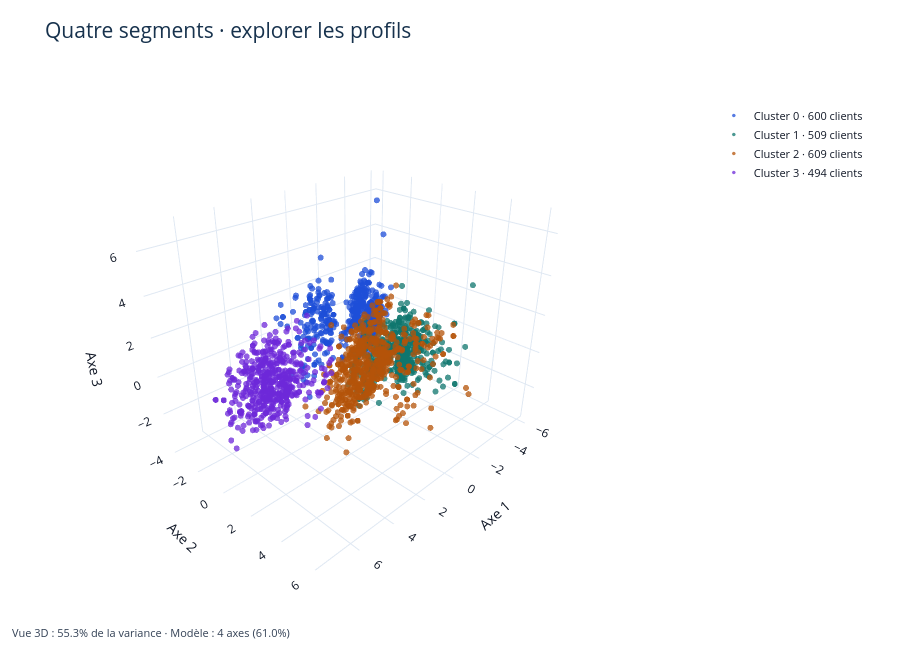

Here is the notebook cell this chart was saved with:
### Markdown cell above
**Explorer les groupes.** Faites tourner le nuage, zoomez et survolez les clients. La légende permet de masquer ou d’isoler un cluster. L’aperçu statique conserve les couleurs et les axes de la vue interactive.

### Code cell
fig = plt.figure(figsize=(10, 7.5))
ax = fig.add_subplot(111, projection="3d")
for groupe in range(4):
    masque = PCA_ds["Clusters"].eq(groupe)
    ax.scatter(x[masque], y[masque], z[masque], s=14, color=pal[groupe], alpha=0.72,
               edgecolors="none", label=f"Cluster {groupe}")
ax.set(xlabel="Axe 1", ylabel="Axe 2", zlabel="Axe 3", title="Quatre segments · projection 3D")
ax.view_init(elev=22, azim=40)
ax.legend(loc="upper left", frameon=True)
note_figure(fig, "Vue 3D : 55,3 % de la variance · Groupes calculés sur 4 axes (61,0 %).")
sauvegarder("02_clusters_3d.png")
afficher_3d(graphique_3d(PCA_ds, "Quatre segments · explorer les profils", groupes=True), fig, "clusters_3d.html")

### Figure 1 — Plotly figure (JSON) as saved in the notebook; plotly's stock layout.template omitted (floating-point values rounded to 4 significant figures; data arrays with more than 128 entries replaced by an {"elided": "..."} marker saying what was removed)
{"data": [{"customdata": {"elided": "600x3 float values"}, "hovertemplate": "Axe 1 : %{x:.2f}<br>Axe 2 : %{y:.2f}<br>Axe 3 : %{z:.2f}<br>Revenu : %{customdata[0]:,.0f}<br>Dépenses : %{customdata[1]:,.0f}<br>Âge en 2014 : %{customdata[2]:.0f}<extra>%{fullData.name}</extra>", "marker": {"color": "#1D4ED8", "opacity": 0.75, "size": 3.5}, "mode": "markers", "name": "Cluster 0 · 600 clients", "type": "scatter3d", "x": {"elided": "600 float values"}, "y": {"elided": "600 float values"}, "z": {"elided": "600 float values"}}, {"customdata": {"elided": "509x3 float values"}, "hovertemplate": "Axe 1 : %{x:.2f}<br>Axe 2 : %{y:.2f}<br>Axe 3 : %{z:.2f}<br>Revenu : %{customdata[0]:,.0f}<br>Dépenses : %{customdata[1]:,.0f}<br>Âge en 2014 : %{customdata[2]:.0f}<extra>%{fullData.name}</extra>", "marker": {"color": "#0F766E", "opacity": 0.75, "size": 3.5}, "mode": "markers", "name": "Cluster 1 · 509 clients", "type": "scatter3d", "x": {"elided": "509 float values"}, "y": {"elided": "509 float values"}, "z": {"elided": "509 float values"}}, {"customdata": {"elided": "609x3 float values"}, "hovertemplate": "Axe 1 : %{x:.2f}<br>Axe 2 : %{y:.2f}<br>Axe 3 : %{z:.2f}<br>Revenu : %{customdata[0]:,.0f}<br>Dépenses : %{customdata[1]:,.0f}<br>Âge en 2014 : %{customdata[2]:.0f}<extra>%{fullData.name}</extra>", "marker": {"color": "#B45309", "opacity": 0.75, "size": 3.5}, "mode": "markers", "name": "Cluster 2 · 609 clients", "type": "scatter3d", "x": {"elided": "609 float values"}, "y": {"elided": "609 float values"}, "z": {"elided": "609 float values"}}, {"customdata": {"elided": "494x3 float values"}, "hovertemplate": "Axe 1 : %{x:.2f}<br>Axe 2 : %{y:.2f}<br>Axe 3 : %{z:.2f}<br>Revenu : %{customdata[0]:,.0f}<br>Dépenses : %{customdata[1]:,.0f}<br>Âge en 2014 : %{customdata[2]:.0f}<extra>%{fullData.name}</extra>", "marker": {"color": "#6D28D9", "opacity": 0.75, "size": 3.5}, "mode": "markers", "name": "Cluster 3 · 494 clients", "type": "scatter3d", "x": {"elided": "494 float values"}, "y": {"elided": "494 float values"}, "z": {"elided": "494 float values"}}], "layout": {"annotations": [{"font": {"color": "#334155", "size": 11}, "showarrow": false, "text": "Vue 3D : 55.3% de la variance · Modèle : 4 axes (61.0%)", "x": 0, "xref": "paper", "y": -0.09, "yref": "paper"}], "font": {"color": "#111827", "size": 12}, "height": 670, "legend": {"font": {"size": 11}, "orientation": "v", "x": 1.02, "xanchor": "left", "y": 0.95}, "margin": {"b": 75, "l": 10, "r": 200, "t": 75}, "paper_bgcolor": "white", "scene": {"aspectmode": "data", "bgcolor": "white", "camera": {"eye": {"x": 1.5, "y": 1.5, "z": 1.1}}, "dragmode": "orbit", "xaxis": {"title": {"text": "Axe 1"}}, "yaxis": {"title": {"text": "Axe 2"}}, "zaxis": {"title": {"text": "Axe 3"}}}, "showlegend": true, "title": {"font": {"color": "#17324D", "size": 21}, "text": "Quatre segments · explorer les profils"}}}
